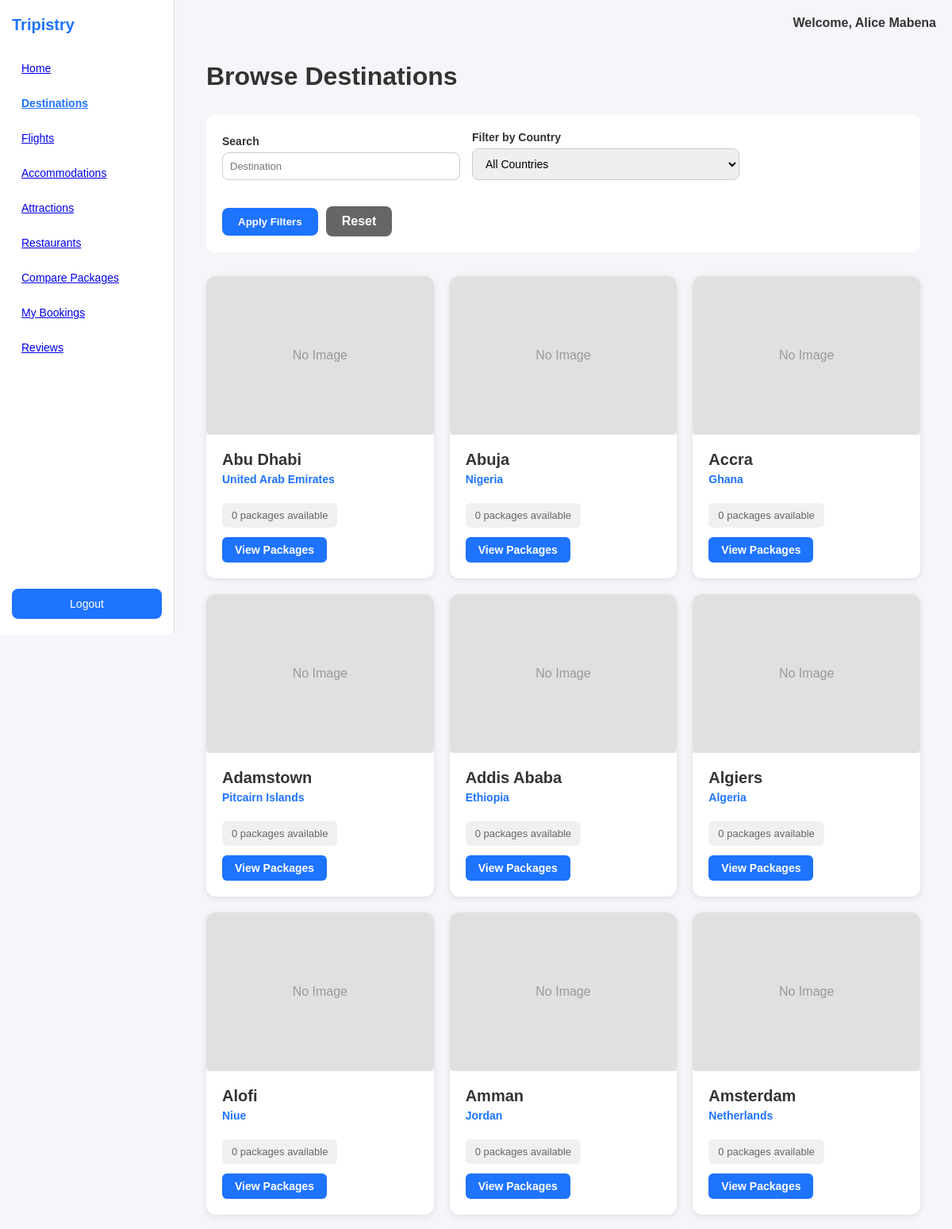
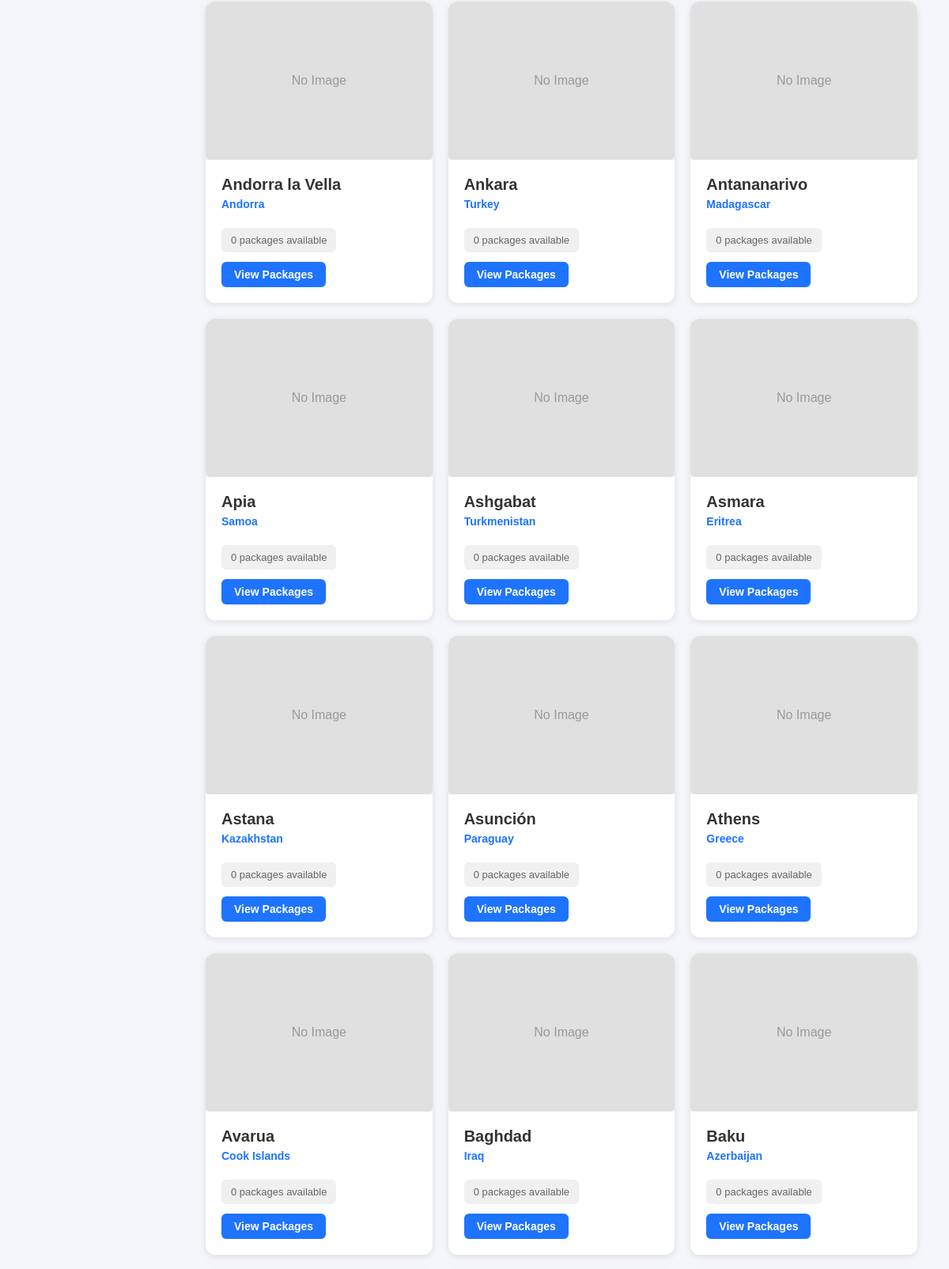
The app's page /pages/traveller/destinations.php (signed in, upper part) with its own data (2 pictures, top to bottom).
### tables this page shows
CREATE TABLE `users` (
  `User_ID` int(11) NOT NULL,
  `Name` varchar(100) NOT NULL,
  `Password_Hash` varchar(255) NOT NULL,
  `Email` varchar(255) NOT NULL,
  `Cell` varchar(20) NOT NULL,
  `Type` enum('Agency','Traveller') NOT NULL
);

CREATE TABLE `destinations` (
  `Destination_ID` int(11) NOT NULL,
  `Name` varchar(200) NOT NULL,
  `Country` varchar(100) NOT NULL,
  `Image` varchar(500) NOT NULL
);

### includes/session.php (called while the page is built, shortened)
<?php
    function getCurrentUserID(){
        return $_SESSION['userID'] ?? null;
    }
?>

### includes/auth.php (called while the page is built, shortened)
<?php
    require_once __DIR__ . '/database.php';
    function getTravellerByUserID($userID){
        global $conn;
        $statement = $conn->prepare("SELECT User_ID, Name, Email, Type FROM users WHERE User_ID = ? AND Type = 'Traveller'");
        $statement->bind_param("s", $userID);
        $statement->execute();
        $result = $statement->get_result();
        $user = $result->fetch_assoc();
        return ['success' => true, 'user' => $user];
    }
?>

### includes/validation.php (called while the page is built, shortened)
<?php
    function sanitise($data){
        return htmlspecialchars((string) $data, ENT_QUOTES, 'UTF-8');
    }
?>

### includes/traveller_dashboard_queries.php (called while the page is built, shortened)
<?php
    function getAllDestinations($conn){
        $sql = "SELECT DISTINCT Destination_ID, Name, Country, Image FROM destinations ORDER BY Name";
        $result = $conn->query($sql);
        $destinations = [];
        while ($row = $result->fetch_assoc()) {
            $destinations[] = $row;
        }
        return $destinations;
    }

### pages/traveller/destinations.php (the view, shortened to what this page needs)
<?php
    require_once __DIR__ . '/../../includes/session.php';
    require_once __DIR__ . '/../../includes/database.php';
    require_once __DIR__ . '/../../includes/auth.php';
    require_once __DIR__ . '/../../includes/validation.php';
    require_once __DIR__ . '/../../includes/traveller_dashboard_queries.php';
    $userID = getCurrentUserID();
    $userResult = getTravellerByUserID($userID);
    if ($userResult['success']) {
        $userName = sanitise($userResult['user']['Name']);
    } else {
        $userName = 'Traveller';
    }
    $allDestinations = getAllDestinations($conn);
    $searchQuery = '';
    $selectedCountry = '';
    $filteredDestinations = [];
    foreach($allDestinations as $dest){
        $nameMatch = empty($searchQuery) || stripos($dest['Name'], $searchQuery) !== false;
        $countryMatch = empty($selectedCountry) || strcasecmp($dest['Country'], $selectedCountry) === 0;
        if($nameMatch && $countryMatch){
            $filteredDestinations[] = $dest;
        }
    }
?>
<!DOCTYPE html>
<html lang="en">
<head>
    <link rel="stylesheet" href="../../css/style.css">
    <link rel="stylesheet" href="../../css/destination.css">
</head>
<body>
<div class="container">
    <div class="sidebar">
        <div class="logo">Tripistry</div>
        <ul>
            <li><a href="traveller_dashboard.php">Home</a></li>
            <li><a href="destinations.php" class="active-link">Destinations</a></li>
            <li><a href="flights.php">Flights</a></li>
            <li><a href="accommodations.php">Accommodations</a></li>
            <li><a href="attractions.php">Attractions</a></li>
            <li><a href="restaurants.php">Restaurants</a></li>
            <li><a href="compare_packages.php">Compare Packages</a></li>
            <li><a href="bookings.php">My Bookings</a></li>
            <li><a href="reviews.php">Reviews</a></li>
        </ul>
        <a href="../logout.php" class="sidebar-logout">Logout</a>
    </div>
    <div class="main-content">
        <div class="topbar">
            <div class="profile">
                Welcome, <?php echo htmlspecialchars($userName); ?>
            </div>
        </div>
        <div class="destination-page">
            <div class="destination-header">
                <h1>Browse Destinations</h1>
            </div>
            <div class="filter-section">
                <form method="GET" class="destination-form">
                    <div class="filter-group">
                        <label for="search">Search</label>
                        <input type="text" id="search" name="search" placeholder="Destination"
                            value="<?php echo htmlspecialchars($searchQuery); ?>">
                    </div>
                    <div class="filter-group">
                        <label for="country">Filter by Country</label>
                        <select id="country" name="country">
                            <option value="">All Countries</option>
                        </select>
                    </div>
                    <div class="filter-buttons">
                        <button type="submit">Apply Filters</button>
                        <a href="destinations.php" class="reset">Reset</a>
                    </div>
                </form>
            </div>
            <?php if (empty($filteredDestinations)): ?>
                <div class="empty-state">
                    <h2>No destinations found</h2>
                    <p>Try adjusting your search or filters</p>
                    <a href="destinations.php">View all destinations</a>
                </div>
            <?php else: ?>
                <div class="destinations-grid">
                    <?php foreach ($filteredDestinations as $dest):
                        $packageCount = 0;
                    ?>
                        <a href="traveller_dashboard.php?destination=<?php echo $dest['Destination_ID']; ?>" class="card-link">
                            <div class="destination-card">
                                <div class="destination-card-image">
                                    <?php if ($dest['Image']): ?>
                                        <img src="<?php echo htmlspecialchars($dest['Image']); ?>" alt="<?php echo htmlspecialchars($dest['Name']); ?>">
                                    <?php else: ?>
                                        <div class="no-image">No Image</div>
                                    <?php endif; ?>
                                </div>
                                <div class="destination-card-content">
                                    <h3><?php echo htmlspecialchars($dest['Name']); ?></h3>
                                    <div class="country"><?php echo htmlspecialchars($dest['Country']); ?></div>
                                    <div class="package-count">
                                        <?php echo $packageCount; ?> package<?php if ($packageCount !== 1) { echo 's'; } ?> available
                                    </div>
                                    <div class="view-button">
                                        View Packages
                                    </div>
                                </div>
                            </div>
                        </a>
                    <?php endforeach; ?>
                </div>
            <?php endif; ?>
        </div>
    </div>
</div>
</body>
</html>

### css/style.css (style rules this page uses)
* { margin:0; padding:0; box-sizing:border-box; font-family: Arial, Helvetica, sans-serif; }
body { background:#f4f6f9; color:#333; }
.container { display:flex; min-height:100vh; }
.sidebar { width:220px; min-width:220px; background:#ffffff; padding:20px 15px; border-right:1px solid #ddd; display:flex; flex-direction:column; position:sticky; top:0; height:100vh; overflow-y:auto; }
.logo { font-size:20px; font-weight:bold; color:#1e73ff; margin-bottom:24px; }
.sidebar ul { list-style:none; }
.sidebar ul li { padding:11px 12px; margin-bottom:6px; border-radius:8px; cursor:pointer; transition:0.3s; font-size:14px; }
.sidebar-logout { margin-top:auto; display:block; padding:11px 12px; background:#1e73ff; color:white; text-decoration:none; border-radius:8px; font-size:14px; text-align:center; transition:0.3s; }
.main-content { flex:1; padding:20px; min-width:0; }
.topbar { display:flex; justify-content:space-between; align-items:center; margin-bottom:20px; }
.profile { font-weight:bold; display:flex; align-items:center; gap:15px; }
.filter-group { margin-bottom:18px; }
.filter-group label { display:block; margin-bottom:6px; font-weight:bold; font-size:13px; }
.filter-group select, .filter-group input:not([type="radio"]) { width:100%; padding:9px; border:1px solid #ccc; border-radius:8px; font-size:13px; }
.no-image { height:120px; display:flex; align-items:center; justify-content:center; background:#f0f0f0; color:#999; border-radius:6px; }

### css/destination.css (style rules this page uses)
.destination-page { padding: 20px; }
.destination-header { margin-bottom: 30px; }
.destination-header h1 { font-size: 32px; color: #333; margin-bottom: 10px; }
.filter-section { background: white; padding: 20px; border-radius: 10px; margin-bottom: 30px; display: flex; gap: 15px; align-items: flex-end; flex-wrap: wrap; }
.filter-group label { font-weight: bold; font-size: 14px; color: #333; }
.filter-group input, .filter-group select { padding: 10px 12px; border: 1px solid #ccc; border-radius: 8px; font-size: 14px; min-width: 300px; }
.filter-buttons { display: flex; gap: 10px; align-items: center; }
.filter-buttons button, .filter-buttons a { padding: 10px 20px; background: #1e73ff; color: white; border: none; border-radius: 8px; cursor: pointer; font-weight: bold; text-decoration: none; transition: 0.3s; }
.filter-buttons a.reset { background: #666; }
.destinations-grid { display: grid; grid-template-columns: repeat(auto-fill, minmax(280px, 1fr)); gap: 20px; margin-top: 30px; }
.destination-card { background: white; border-radius: 12px; overflow: hidden; box-shadow: 0 2px 8px rgba(0, 0, 0, 0.1); transition: 0.3s; cursor: pointer; }
.destination-card-image { width: 100%; height: 200px; background: #f0f0f0; overflow: hidden; }
.destination-card-image .no-image { width: 100%; height: 100%; display: flex; align-items: center; justify-content: center; background: #e0e0e0; color: #999; font-size: 16px; }
.destination-card-content { padding: 20px; }
.destination-card-content h3 { font-size: 20px; color: #333; margin: 0 0 5px 0; }
.destination-card-content .country { color: #1e73ff; font-size: 14px; font-weight: bold; margin-bottom: 12px; }
.destination-card-content .package-count { background: #f0f0f0; padding: 8px 12px; border-radius: 6px; font-size: 13px; color: #666; display: inline-block; margin-top: 10px; }
.destination-card-content .view-button { display: inline-block; margin-top: 12px; padding: 8px 16px; background: #1e73ff; color: white; text-decoration: none; border-radius: 6px; font-size: 14px; font-weight: bold; transition: 0.3s; }
.sidebar ul li a.active-link { color: #1e73ff; font-weight: bold; }
.destination-form { display: flex; gap: 15px; align-items: flex-end; flex-wrap: wrap; width: 100%; }
.card-link { text-decoration: none; color: inherit; }
.topbar { display: flex; justify-content: flex-end; align-items: center; margin-bottom: 20px; }
.topbar .profile { margin-left: auto; }

### records on screen
users: Name "Alice Mabena"
destinations: Image "No Image", Name "Abu Dhabi", Country "United Arab Emirates", packageCount "0"
destinations: Image "No Image", Name "Abuja", Country "Nigeria", packageCount "0"
destinations: Image "No Image", Name "Accra", Country "Ghana", packageCount "0"
destinations: Image "No Image", Name "Adamstown", Country "Pitcairn Islands", packageCount "0"
destinations: Image "No Image", Name "Addis Ababa", Country "Ethiopia", packageCount "0"
destinations: Image "No Image", Name "Algiers", Country "Algeria", packageCount "0"
destinations: Image "No Image", Name "Alofi", Country "Niue", packageCount "0"
destinations: Image "No Image", Name "Amman", Country "Jordan", packageCount "0"
destinations: Image "No Image", Name "Amsterdam", Country "Netherlands", packageCount "0"
destinations: Image "No Image", Name "Andorra la Vella", Country "Andorra", packageCount "0"
destinations: Image "No Image", Name "Ankara", Country "Turkey", packageCount "0"
destinations: Image "No Image", Name "Antananarivo", Country "Madagascar", packageCount "0"
destinations: Image "No Image", Name "Apia", Country "Samoa", packageCount "0"
destinations: Image "No Image", Name "Ashgabat", Country "Turkmenistan", packageCount "0"
destinations: Image "No Image", Name "Asmara", Country "Eritrea", packageCount "0"
destinations: Image "No Image", Name "Astana", Country "Kazakhstan", packageCount "0"
destinations: Image "No Image", Name "Asunción", Country "Paraguay", packageCount "0"
destinations: Image "No Image", Name "Athens", Country "Greece", packageCount "0"
destinations: Image "No Image", Name "Avarua", Country "Cook Islands", packageCount "0"
destinations: Image "No Image", Name "Baghdad", Country "Iraq", packageCount "0"
destinations: Image "No Image", Name "Baku", Country "Azerbaijan", packageCount "0"
